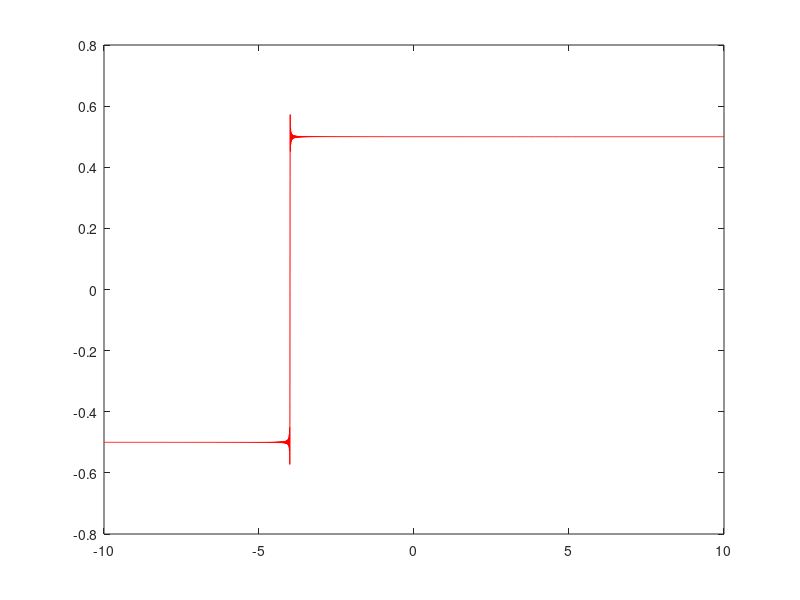

Source code (MATLAB): (Note: this script raises an error after producing the figure.)
close all
clear
clc

Fs = 20;
B = 8;
T = 160;
M = 8000;

Df = Fs / M;
f = -Fs/2 : Df : Fs/2 - Df;

Dt = 1/Fs;
t = -T/2 : Dt : T/2 - Dt;

Si_l = (1/pi) * sinint(pi * T * (f + B/2));
Si_r = -(1/pi) * sinint(pi * T * (f - B/2));
Xt = Si_l + Si_r;

figure
plot(f, Si_l, "r")
title("Gibbs Phenomenon, B=" + num2str(B) + ", T=" + num2str(T))
xlabel("freqency [Hz]")
ylabel("Sine integral")
grid on
hold on
plot(f, Si_r, "g")
hold on
plot(f, Xt, "k")
legend("Si(\piT(f+B/2))/pi", "-Si(\piT(f-B/2))/pi", "[Si(\piT(f+B/2))-Si(\piT(f-B/2))]/pi")

N = T/Dt;
disp("The required number of samples is: " + num2str(N));

x = B * sinc(B*t);

figure
plot(t, x)
title("Sinc, B=" + num2str(B))
xlabel("time [s]")
ylabel("amplitude")
grid on

N_pad = 2^15;
L = N_pad - length(x);
x = [x zeros(1, L)];

X = fftshift(fft(x)) / Fs;
Df_pad = Fs/N_pad;
f_pad = -Fs/2 : Df_pad : Fs/2 - Df_pad;

figure
plot(f_pad, abs(X), LineWidth=0.8)
title("Comparison between DTF and CTFT")
xlabel("frequency [Hz]")
ylabel("magnitude")
grid on
hold on
plot(f, abs(Xt))
legend("DFT", "CTFT")

